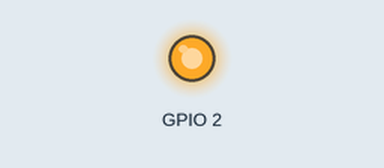
Bench run of a sketch on a simulated ESP32. On the bench: output pins drawn as LEDs (lit = HIGH).

Above: at 0.05 s.
At 2.15 s:
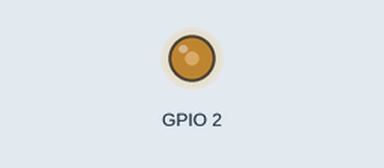
At 4.1 s:
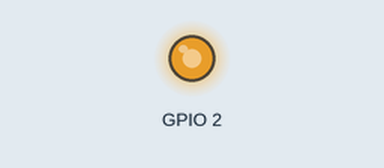
Timing chart, 0 to 6.6 s (numbered marks = the images above):
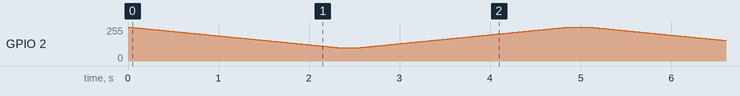

The sketch:

Exercise_03_Breathing_Light.ino
```cpp
/*
 * Hibiscus Sense - Exercise 03 Breathing Light
 *
 * There is 1x blue LED.
 * This LED is connected to GPIO2 of ESP32 microcontroller.
 * We need to generate PWM output signal on GPIO2 to control the brightness of this LED.
 *
 * Therefore in the sketch,
 * we configure the PWM controller, choose GPIO for PWM signal output
 * and generate the PWM signal on chosen GPIO.
 *
 */

void setup() {
  // declare the GPIO number for PWM signal output
  pinMode(2, OUTPUT);
}

void loop() {
  // statement for() to create decremental value by -1
  // for active-low LED circuit, the PWM value begin from 255 --> 0
  // from OFF LED to linear increasing brightnes.
  for(int brightness = 255; brightness >= 100; brightness--){
    analogWrite(2, brightness);
    delay(15);
  }
  // wait for 0.2 seconds
  delay(200);

  // statement for() to create incremental value by +1
  // for active-low LED circuit, the PWM value begin from 255 --> 0
  // from ON LED to linear decreasing brightnes.
  for(int brightness = 100; brightness <= 255; brightness++){
    analogWrite(2, brightness);
    delay(15);
  }
  // wait for 0.2 seconds before start again
  delay(200);
}
```
